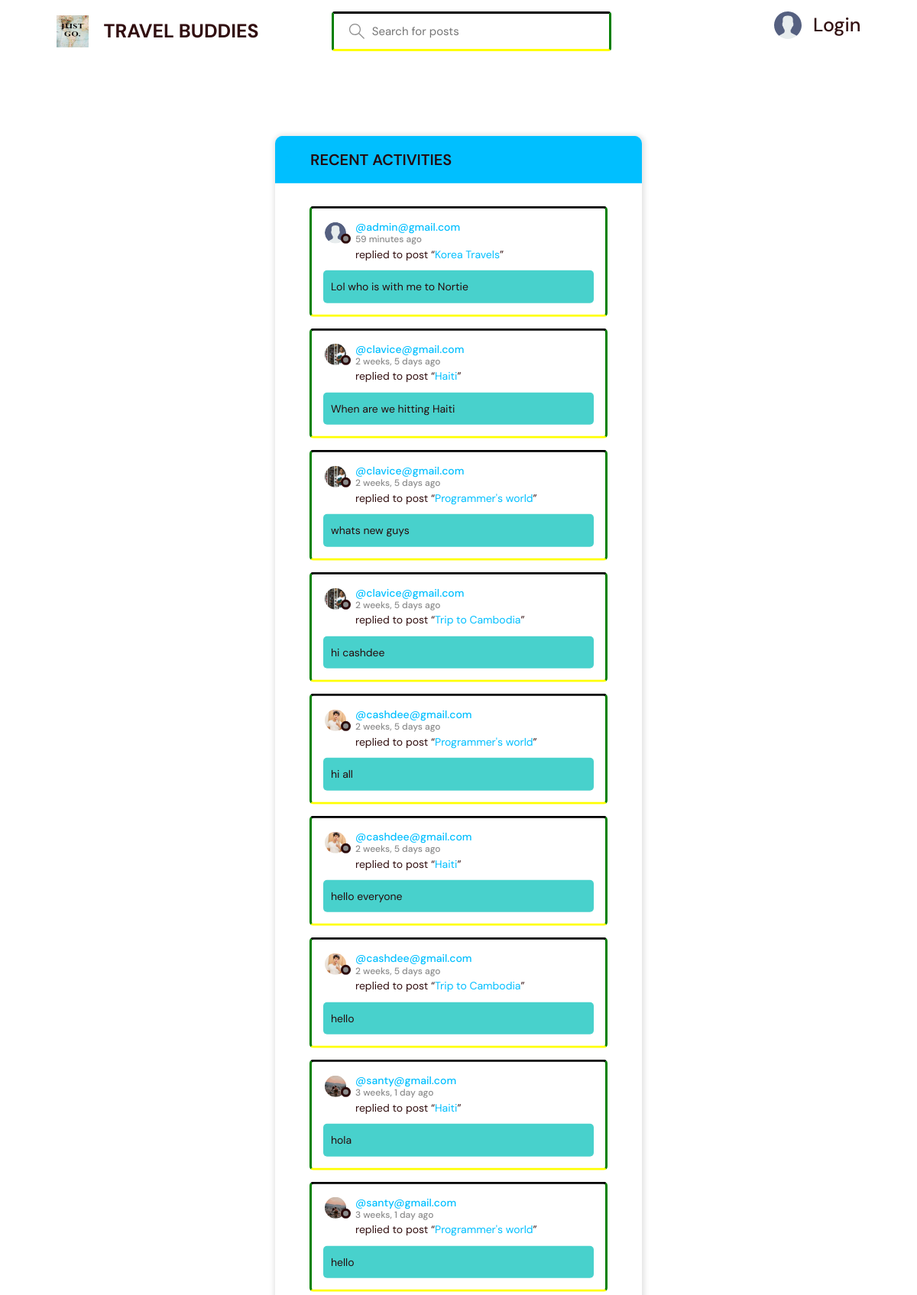
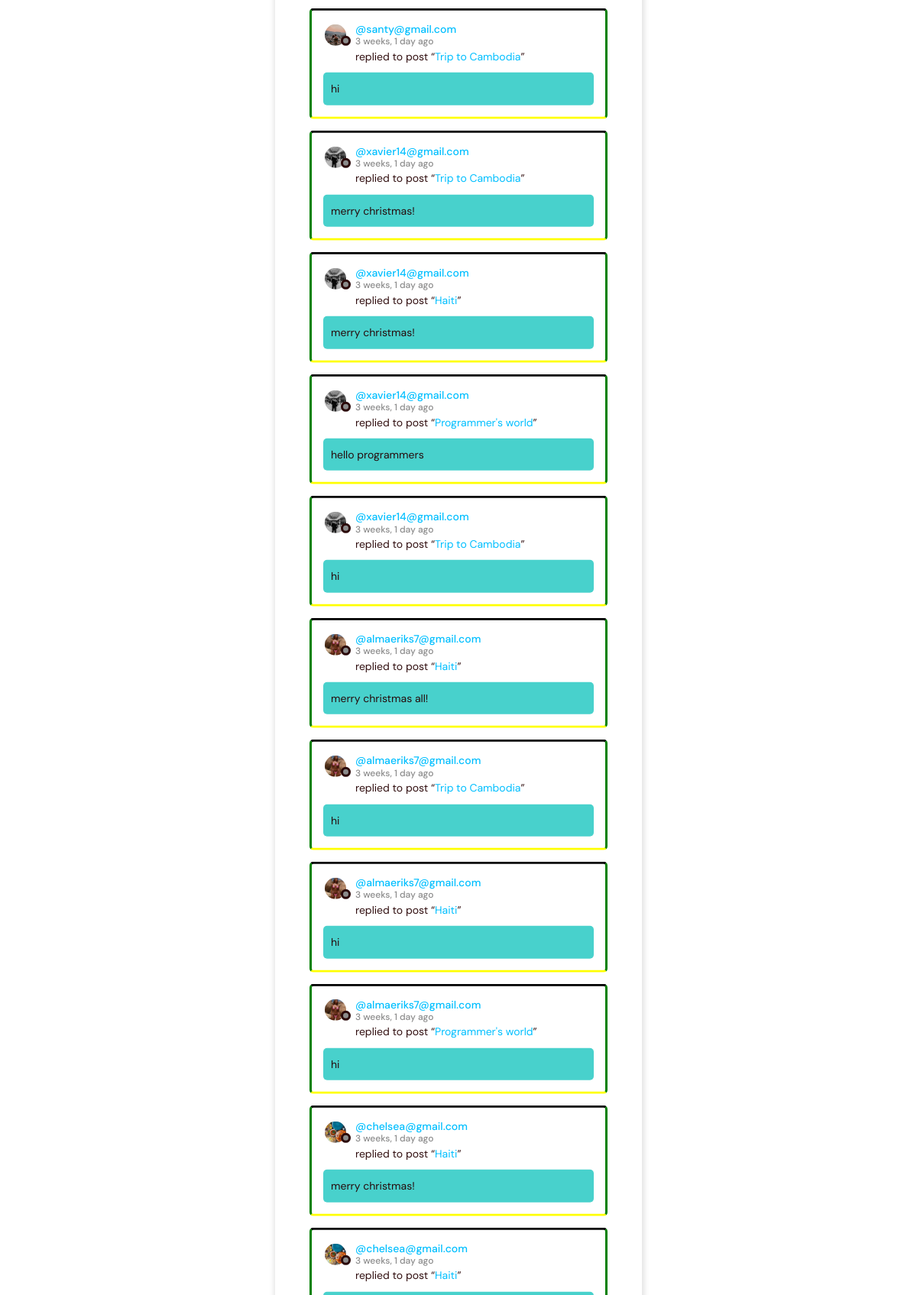
The page /activity/ on the database its author committed (2 pictures, top to bottom).
### blog/models.py (models this page shows, shortened)
class Message(models.Model):
    user = models.ForeignKey(User, on_delete=models.CASCADE)
    room = models.ForeignKey(Room, on_delete=models.CASCADE)
    body = models.TextField()
    updated = models.DateTimeField(auto_now=True)
    created = models.DateTimeField(auto_now_add=True)
    class Meta:
        ordering = ['-updated', '-created']

class User(AbstractUser):
    name = models.CharField(max_length=200, null=True)
    email = models.EmailField(unique=True, null=True)
    bio = models.TextField(null=True)
    avatar = models.ImageField(null=True, default="avatar.svg")
    USERNAME_FIELD = 'email'
    REQUIRED_FIELDS = ['username',]

class Room(models.Model):
    host = models.ForeignKey(User, on_delete=models.SET_NULL, null=True)
    topic = models.ForeignKey(Topic, on_delete=models.SET_NULL, null=True)
    name = models.CharField(max_length=200)
    description = models.TextField(null=True, blank=True)
    participants = models.ManyToManyField(
        User, related_name='participants', blank=True)
    updated = models.DateTimeField(auto_now=True)
    created = models.DateTimeField(auto_now_add=True)
    class Meta:
        ordering = ['-updated', '-created']
    def __str__(self):
        return self.name

### blog/views.py (the view)
# urls.py: path('activity/', views.activityPage, name="activity"),
def activityPage(request):
    room_messages = Message.objects.all()
    return render(request, 'activity.html', {'room_messages': room_messages})

### templates/activity.html (shortened to what this page needs)
{% extends 'main.html' %}
{% block content %}
<main class="layout">
  <div class="container">
    <div class="layout__box">
      <div class="layout__boxHeader">
        <div class="layout__boxTitle">
          <a href="{% url 'home' %}">
            <svg version="1.1" xmlns="http://www.w3.org/2000/svg" width="32" height="32" viewBox="0 0 32 32">
              <title>arrow-left</title>
              <path
                d="M13.723 2.286l-13.723 13.714 13.719 13.714 1.616-1.611-10.96-10.96h27.625v-2.286h-27.625l10.965-10.965-1.616-1.607z">
              </path>
              </path>
            </svg>
          </a>
          <h3>Recent Activities</h3>
        </div>
      </div>
      <div class="activities-page layout__body">
        {% for message in room_messages %}
        <div class="activities__box">
          <div class="activities__boxHeader roomListRoom__header">
            <a href="{% url 'user-profile' message.user.id %}" class="roomListRoom__author">
              <div class="avatar avatar--small">
                <img src="{{message.user.avatar.url}}" />
              </div>
              <p>
                @{{message.user}}
                <span>{{message.created|timesince}} ago</span>
              </p>
            </a>
          </div>
          <div class="activities__boxContent">
            <p>replied to post “<a href="{% url 'room' message.room.id %}">{{message.room}}</a>”</p>
            <div class="activities__boxRoomContent">
              {{message.body}}
            </div>
          </div>
        </div>
        {% endfor %}
      </div>
    </div>
  </div>
</main>
{% endblock content %}

### static/styles/style.css (style rules this page uses)
:root { --color-main: #00bfff; --color-main-light: #e1f6fb; --color-dark: #250002f1; --color-darks: #fff; --color-dark-medium: #48d1cc; --color-dark-light: #3457d5; --color-light: #fff; --color-gray: #8b8b8b; --color-light-gray: #fff; --color-bg: #e44d2e; --color-success: #5dd693; --color-error: #fc4b0b; --color-blue: #a28382; }
* { font-family: "DM Sans", -apple-system, BlinkMacSystemFont, "Segoe UI", Roboto, Oxygen, Ubuntu, Cantarell, "Open Sans", "Helvetica Neue", sans-serif; margin: 0; padding: 0; box-sizing: border-box; text-rendering: optimizeLegibility; font-size: inherit; }
html { font-size: 56.25%; }
@media only screen and (min-width: 1200px) { html { font-size: 62.5%; } }
body { line-height: 1.6; font-weight: 400; font-size: 1.5rem; color: var(--color-dark); background-image: url("https://i.pinimg.com/564x/2d/37/52/2d3752bdcfcc816eb294dd0563ef05a1.jpg"); min-height: 100vh; }
img { width: 100%; }
a { display: inline-block; color: var(--color-main); text-decoration: none; }
.container { max-width: 120rem; width: 90%; margin: auto; }
.avatar { position: relative; display: inline-block; border-radius: 50%; border: 2px solid var(--color-darks); }
.avatar img { display: block; border-radius: 50%; object-fit: cover; object-position: center; }
.avatar::after { content: ""; display: block; position: absolute; background-color: var(--color-gray); z-index: 111; border-radius: 50%; border: 0.3rem solid var(--color-dark); }
.avatar.avatar--small img { width: 2.8rem; height: 2.8rem; }
.avatar.avatar--small:after { width: 0.7rem; height: 0.7rem; bottom: 0px; right: -6px; }
.layout { margin-top: 2.4rem; }
.layout > .container { display: flex; justify-content: space-between; align-items: flex-start; }
.layout__box { width: 90%; max-width: 48rem; min-height: 40rem; position: absolute; top: 50%; left: 50%; transform: translate(-50%, -46%); background-color: var(--color-darks); border-radius: 1rem; box-shadow: 1px 1px 6px 3px rgba(0, 0, 0, 0.1); overflow: hidden; }
.layout__boxHeader { display: flex; padding: 1.5rem; background-color: var(--color-main); }
.layout__boxTitle { display: flex; gap: 1.5rem; align-items: center; }
.layout__boxTitle h3 { text-transform: uppercase; font-weight: 550; font-size: 2rem; color: var(--color-dark); }
.layout__boxTitle svg { width: 1.6rem; height: 1.6rem; fill: var(--color-main); }
.layout__body { margin: 3rem; }
.roomListRoom__header { display: flex; justify-content: space-between; align-items: center; }
.roomListRoom__author { font-weight: 500; display: flex; align-items: center; gap: 1rem; }
.activities__box { margin: 1.5rem; padding: 1.5rem; border-style: solid; border-color: green; border-top-color: black; border-bottom-color: yellow; border-radius: 5px; }
.activities__boxHeader p { font-size: 1.4rem; line-height: 1.3; }
.activities__boxHeader p span { color: var(--color-gray); font-size: 1.2rem; display: block; }
.activities__boxContent { margin-left: 4.2rem; }
.activities__boxContent { font-size: 1.4rem; color: var(--color-dark); }
.activities__boxRoomContent { background: var(--color-dark-medium); padding: 1rem; border-radius: 5px; margin-top: 1rem; margin-left: -4.2rem; }

### rows shown on the page
Message: user.avatar (placeholder picture), user "admin@gmail.com", created "59 minutes", room "Korea Travels", body "Lol who is with me to Nortie"
Message: user.avatar (picture), user "clavice@gmail.com", created "2 weeks, 5 days", room "Haiti", body "When are we hitting Haiti"
Message: user.avatar (picture), user "clavice@gmail.com", created "2 weeks, 5 days", room "Programmer's world", body "whats new guys"
Message: user.avatar (picture), user "clavice@gmail.com", created "2 weeks, 5 days", room "Trip to Cambodia", body "hi cashdee"
Message: user.avatar (picture), user "cashdee@gmail.com", created "2 weeks, 5 days", room "Programmer's world", body "hi all"
Message: user.avatar (picture), user "cashdee@gmail.com", created "2 weeks, 5 days", room "Haiti", body "hello everyone"
Message: user.avatar (picture), user "cashdee@gmail.com", created "2 weeks, 5 days", room "Trip to Cambodia", body "hello"
Message: user.avatar (picture), user "santy@gmail.com", created "3 weeks, 1 day", room "Haiti", body "hola"
Message: user.avatar (picture), user "santy@gmail.com", created "3 weeks, 1 day", room "Programmer's world", body "hello"
Message: user.avatar (picture), user "santy@gmail.com", created "3 weeks, 1 day", room "Trip to Cambodia", body "hi"
Message: user.avatar (picture), user "xavier14@gmail.com", created "3 weeks, 1 day", room "Trip to Cambodia", body "merry christmas!"
Message: user.avatar (picture), user "xavier14@gmail.com", created "3 weeks, 1 day", room "Haiti", body "merry christmas!"
Message: user.avatar (picture), user "xavier14@gmail.com", created "3 weeks, 1 day", room "Programmer's world", body "hello programmers"
Message: user.avatar (picture), user "xavier14@gmail.com", created "3 weeks, 1 day", room "Trip to Cambodia", body "hi"
Message: user.avatar (picture), user "almaeriks7@gmail.com", created "3 weeks, 1 day", room "Haiti", body "merry christmas all!"
Message: user.avatar (picture), user "almaeriks7@gmail.com", created "3 weeks, 1 day", room "Trip to Cambodia", body "hi"
Message: user.avatar (picture), user "almaeriks7@gmail.com", created "3 weeks, 1 day", room "Haiti", body "hi"
Message: user.avatar (picture), user "almaeriks7@gmail.com", created "3 weeks, 1 day", room "Programmer's world", body "hi"
Message: user.avatar (picture), user "chelsea@gmail.com", created "3 weeks, 1 day", room "Haiti", body "merry christmas!"
Message: user.avatar (picture), user "chelsea@gmail.com", created "3 weeks, 1 day", room "Haiti"
